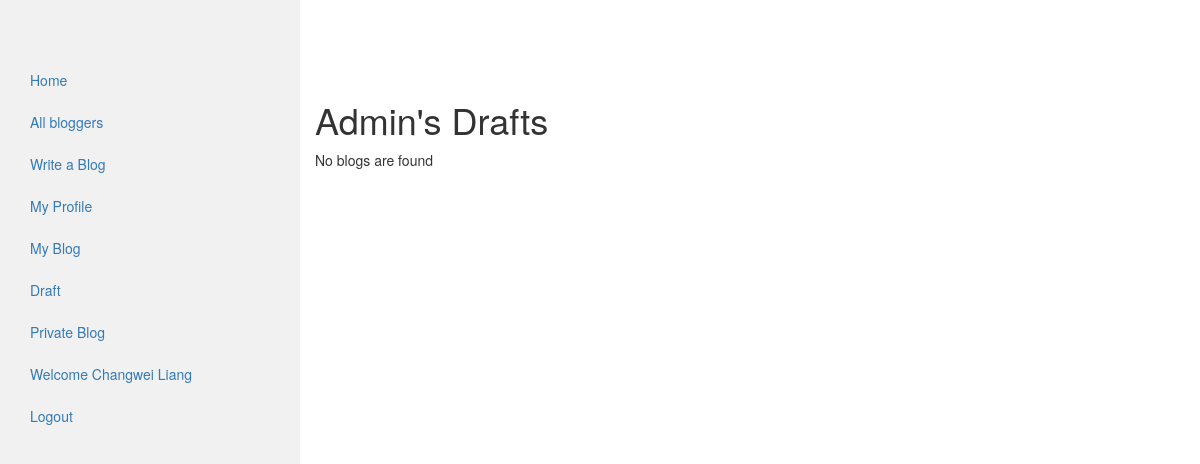
The page /draft/ (signed in) on the database as committed earlier.
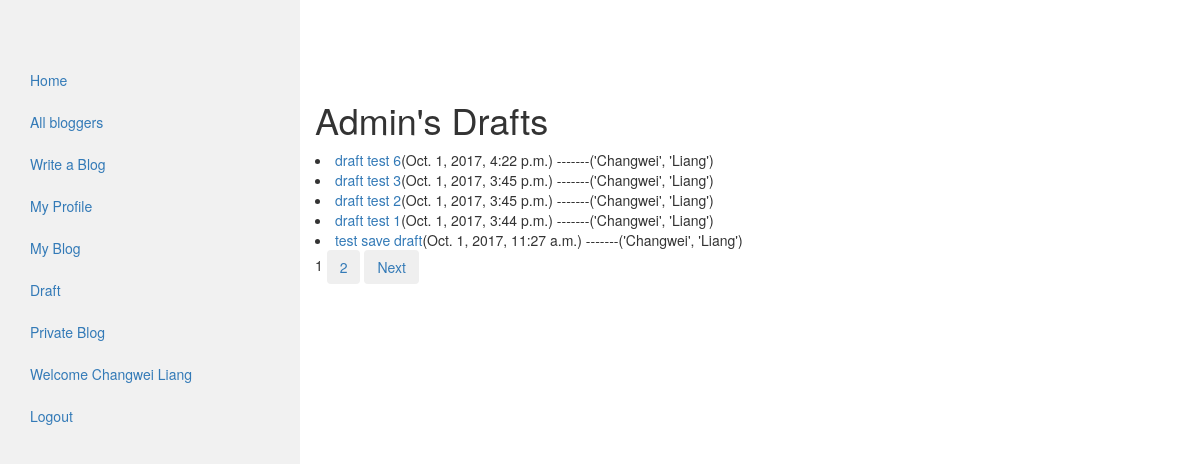
The same page on the database as committed later.
### blog/models.py (models this page shows, shortened)
class MyPost(models.Model):
    author = models.ForeignKey(settings.AUTH_USER_MODEL, on_delete=models.CASCADE)
    title = models.CharField(max_length=100)
    content = models.TextField(blank=True)
    tags = models.CharField(max_length=20, null=True, blank=True)
    published_time = models.DateTimeField(default=timezone.now)
    created_time = models.DateTimeField(default=timezone.now)
    is_draft = models.BooleanField(default=False)
    is_private = models.BooleanField(default=False)
    can_be_edited = models.BooleanField(default=False)
    allow_comment = models.BooleanField(default=True)
    class Meta:
        ordering = ['published_time']
    def get_absolute_url(self):
        return reverse('blog:blog_detail', args=[str(self.id)])

### my_auth/models.py (models this page shows)
class User(auth_models.AbstractUser):
    email = models.EmailField(_('email address'), unique=True)

### blog/views.py (the view)
# urls.py: url(r'^draft/$', views.DraftBlog.as_view(), name='draft_blog'),
class DraftBlog(LoginRequiredMixin, MyPaginatedBlogListView):
    model = models.MyPost
    login_url = 'auth:login'
    template_name = 'blog/draft_list.html'
    paginate_by = 5
    context_object_name = 'blog_list'
    def get_queryset(self):
        return models.MyPost.objects.filter(author__username=self.request.user.username,
                                              is_draft=True, is_private=False).order_by('-published_time')

### blog/templatetags/blog_tag.py (called while the page is built)
@register.simple_tag
def real_name_or_username(blog):
    if blog.author.first_name and blog.author.last_name:
        return format_html('%s' % blog.author.first_name), format_html(blog.author.last_name)
    else:
        return blog.author.username

### blog/utils.py (called while the page is built, shortened)
def my_paginator_style(paginator, page, context, pages_num_2b_shown):
    context['multiple_page_series_to_show'] = 0
    return context

### blog/views.py (called while the page is built)
    def get_context_data(self, **kwargs):
        context = super(ListView, self).get_context_data(**kwargs)
        queryset = self.get_queryset()
        paginator, page, queryset, is_paginated = self.paginate_queryset(queryset, self.get_paginate_by(queryset))
        context = my_paginator_style(paginator, page, context, pages_num_2b_shown=5)
        return context

### blog/templates/blog/draft_list.html (shortened to what this page needs)
<!DOCTYPE html>
<html lang="en">
{% extends 'blog/base.html' %}
{% load blog_tag %}
{% block content %}
<h1>{{ user.username|title }}'s Drafts</h1>
{% if blog_list %}
    {% for blog in blog_list %}
        <li><a href="{{ blog.get_absolute_url }}">{{ blog.title }}</a>({{ blog.published_time }})
            -------{% real_name_or_username blog %}</li>
    {% endfor %}
{% else %}
    <p>No blogs are found</p>
{% endif %}
{% include "blog/pagination.html" %}
{% endblock %}

Rows that differ between the two databases and show on the page:
added MyPost: title "draft test 6", published_time "Oct. 1, 2017, 4:22 p.m.", author.last_name "('Changwei', 'Liang')"
added MyPost: title "draft test 3", published_time "Oct. 1, 2017, 3:45 p.m.", author.last_name "('Changwei', 'Liang')"
added MyPost: title "draft test 2", published_time "Oct. 1, 2017, 3:45 p.m.", author.last_name "('Changwei', 'Liang')"
added MyPost: title "draft test 1", published_time "Oct. 1, 2017, 3:44 p.m.", author.last_name "('Changwei', 'Liang')"
added MyPost: title "test save draft", published_time "Oct. 1, 2017, 11:27 a.m.", author.last_name "('Changwei', 'Liang')"
Other text that changed with them:
new list line: "1"
new list line: "2"
text no longer shown: "No blogs are found"
text now shown: "Next"
